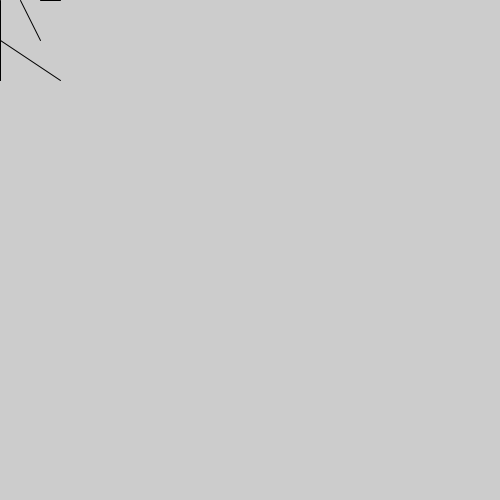
Frame 1 (no input)
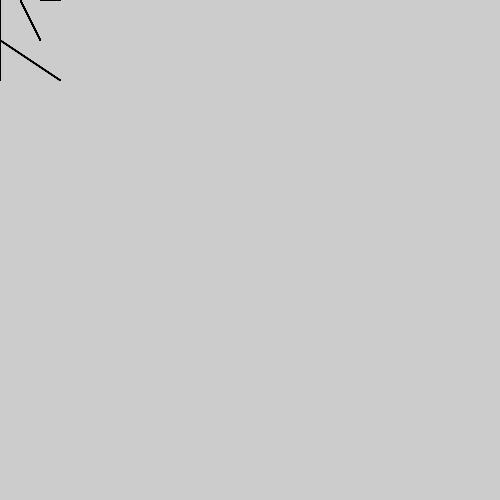
Frame 60 (the mouse pressed at the canvas centre just before this capture)
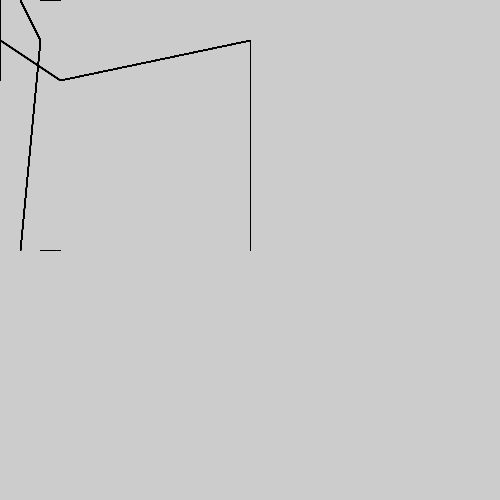
Frame 120 (the mouse held since frame 60 and released just before this capture)

The Processing sketch that drew these frames (run headless with seeded random() and noise(); from frame 60 on, the mouse is pressed at the canvas centre):

// Processing sketch: processing_74935
// ── processing_74935.pde

void setup() {
   size(500,500);
}
void draw() {
  float x = mouseX;
  float y = mouseY;
line(x,80,x,y);
line(20,y,40,40);
line(x,80,x,40);
line(40,y,60,y);
line(60,80,x,40);
}
